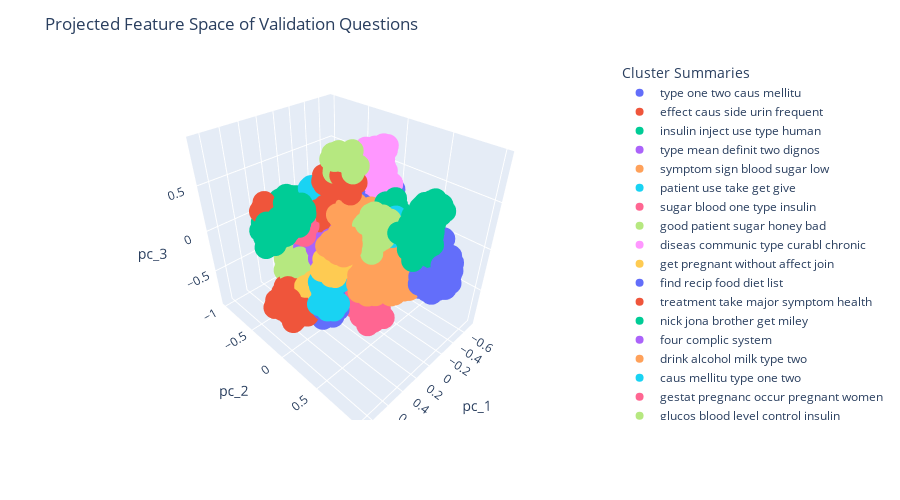

The code cell stored with this chart in its notebook:
### Markdown cell above
#### 5. Plot 3D Clusters

In the code block below, we create a 3D scatter plot of the validation question t-SNE projections, omitting all samples assigned to the outlier cluster label by DBSCAN. Points are color coded by cluster labels to reveal the organized structure in feature space and a legend is included which maps the numerical cluster label to its generated psuedo-label topic summary.

### Code cell
fig = px.scatter_3d(
    df[df['label'] != -1], x='pc_1', y='pc_2', z='pc_3', color='summary', 
    hover_data=['question', 'summary', 'label'])
fig.update_traces(marker_size=8)
fig.update_layout(
    title='Projected Feature Space of Validation Questions',
    legend={'title': 'Cluster Summaries', 'itemclick': 'toggleothers'},
    height=500,
)
fig.show()
